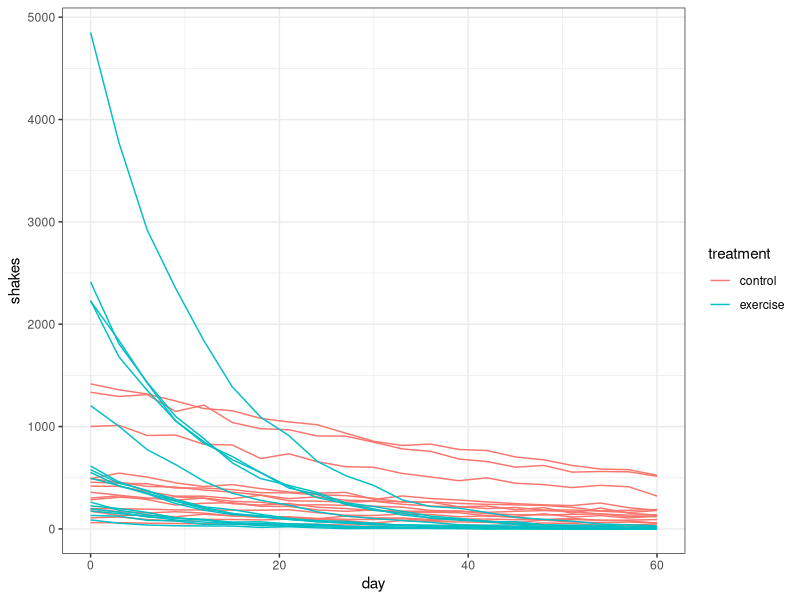

Recreate this plot in R. (Note: this script raises an error after producing the figure.)
library(glmmTMB)
library(dplyr)
library(purrr)
library(broom.mixed)
library(tidyverse)
library(ggplot2); theme_set(theme_bw())
library(lme4)

set.seed(606)

n_per_group=15; days=seq(0, 60, by=3) 
n_groups <- 2

beta0=6; beta_day=(-1.0/60); beta_daytreat=(-4.0/60)
#betas. beta0: initial number of "shakes"; beta_day: slope (average decrease in shakes per day in control group)
#beta_daytreat: average *additional* decrease in shakes per day (relative to control) in treatment group

#model
form0 <- ~ 1 + day + treatment:day + (day | batID)
form1 <- shakes ~ 1 + day + treatment:day + (day | batID)
#shakes: response variable; 1: intercept (shakes when all predictor variables are set to 0)
#day: the effect of day on shakes; treatment:day: interaction (the effect of day on shakes varies depending on treatment level)
#(day | batID); random effects (allows for individual variability in the intercept and slope of the relationship between "day" and "shakes" among different bats)

corr_trans <- function(rho) rho/(sqrt(1+rho^2))
#correlation between intercepts and slopes
#we have set rho to -0.75 below, but the calculation is needed to change from -1 and 1 to negative infinity and positive infinity (don't quite get this)

sdint=1; sdslope=(0.5/60); corr=corr_trans(-0.75); sdres=0.1
#thetas, and betad. sdint: standard deviation of intercept (plus/minus 10); sdslope: standard deviation of the slope
#corr: see above; sdred (betad): standard deviation of residual variance (plus/minus 2) 
#sdint, sdslope and betad are on log scale to ensure they are positive 
n_bats <- n_per_group*n_groups


# Poisson GLMM
form_poisson <- ~ 1 + day + treatment:day + (1 | batID) # Poisson GLMM

# Update simulation function for count data with Poisson distribution
sim_count_poisson <- function(n_per_group, days, beta0, beta_day, beta_daytreat
                              , sdint, sdslope, corr, ...
){
  batID <- as.factor(1:n_bats) 
  treatment <- as.factor(rep(c("control", "exercise"), each=n_per_group)) 
  tdat <- data.frame(batID, treatment) 
  dat1 <- expand.grid(batID=batID, day=days) 
  count_data <- full_join(dat1, tdat, by="batID")
  
  # Simulate flightCount using simulate_new directly
  count_data$shakes <- simulate_new(form_poisson, 
                                    nsim = 1,
                                    family = "poisson",
                                    newdata = count_data,
                                    newparams = list(
                                      beta = c(beta0, beta_day, beta_daytreat),
                                      theta = c(log(sdint), log(sdslope), corr),
                                      betad = log(sdres)
                                    ))[[1]]
  
  return(count_data)
}

# Simulate count data with Poisson distribution
s_poisson <- sim_count_poisson(n_per_group=n_per_group, days=days,
                               beta0=beta0, beta_day=beta_day, beta_daytreat=beta_daytreat,
                               sdint=sdint, sdslope=sdslope, corr=corr)

# Plot the simulated count data
plot_count_sim <- function(count_data) {
  ggplot(count_data, aes(day, shakes, colour = treatment)) +
    geom_line(aes(group=batID)) 
}

plot_count_sim(s_poisson)




#percent difference
# wide_poisson <- pivot_wider(s_poisson, 
#                             names_from = day,  
#                             values_from = shakes)
# 
# first_values <- wide_poisson[, 3]  # Assuming the first variable starts from column 2
# last_values <- wide_poisson[, ncol(wide_poisson)] 
# 
# percent_difference <- ( 1 - (last_values / first_values) ) *100
# 
# wide_poisson <- (wide_poisson %>% left_join(percent_difference, by = "60")
#                  %>% mutate(percent_differences= percent_difference))
# 
# print(percent_difference)
# 

#create fit function for model and return fitted model object 
fit <- function(count_data){
  return(glmmTMB(form1 #specified model
                 , data=count_data
                 , family = "poisson"
  ))
}

## BMB: could speed up by combining simfun and fitfun, using
## nsim = nsim ...
#create function that simulates data, models it, and extracts coefficients and CIs
simCIs <- function(simfun, fitfun, ...){ #takes 2 arguments (one that simulates data, one that fits a model to the simulated data)
  dat <- simfun(...) #simulates data, ... allows passing additional arguments to simfun if needed
  fit <- fitfun(dat) #fits model 
  tt <- (tidy(fit, effects = "fixed", conf.int = TRUE) #extracts the model coefficients and their confidence intervals
         %>% select(term, est = estimate, lwr = conf.low, upr = conf.high) #selects specific columns: coefficient names (term), estimates (estimate), lower CI bounds (conf.low), and upper CI bounds (conf.high)
         %>% mutate(across(where(is.character), factor)) #converts character columns to factors (for downstream analyses, plotting)
  )
  return(tt) #returns extracted model coefficients and their CIs
}

## test once before running a lot
#Print estimates, lower CI bounds, and upper CI bounds 
print(simCIs(simfun=sim, fitfun=fit#Call simCI function, apply sim and fit functions,
             , n_per_group=n_per_group, days=days #apply set parameters
             , beta0=beta0, beta_day=beta_day, beta_daytreat=beta_daytreat
             , sdint=sdint, sdslope=sdslope, corr=corr, sdres=sdres
))

#how many reps of the simulation we want
nReps <- 1000

## BMB: for slow stuff it is probably better to take apart the pieces
## (1) generate a big list of fitted objects
## (2) then run a separate workflow step to compute the summary
##     statistics you're interested in

#apply the simCIs function iteratively to simulate data, fit models, and calculate confidence intervals, save dataframe as cis
system.time(
  cis <- map_dfr(1:nReps, simCIs, .id="sim_flight" #iterates over 1000 reps (set above), applying simCIs for each iteration. adds "sim" column for simulation number
                 , .progress = interactive() #progress bar
                 , simfun=sim, fitfun=fit #functions fit to simCIs
                 , n_per_group = n_per_group, days=days #parameters fit to simCIs
                 , beta0=beta0, beta_day=beta_day, beta_daytreat=beta_daytreat#these parameters are fit into simfunin simCIs with ... above
                 , sdint=sdint, sdslope=sdslope, corr=corr, sdres=sdres
  )
)
## BMB: about 6 minutes for 1000 reps on my laptop
## (could make faster by parallelizing etc., but adds complexity)

saveRDS(cis, "bat_flight_sims.RDS")
